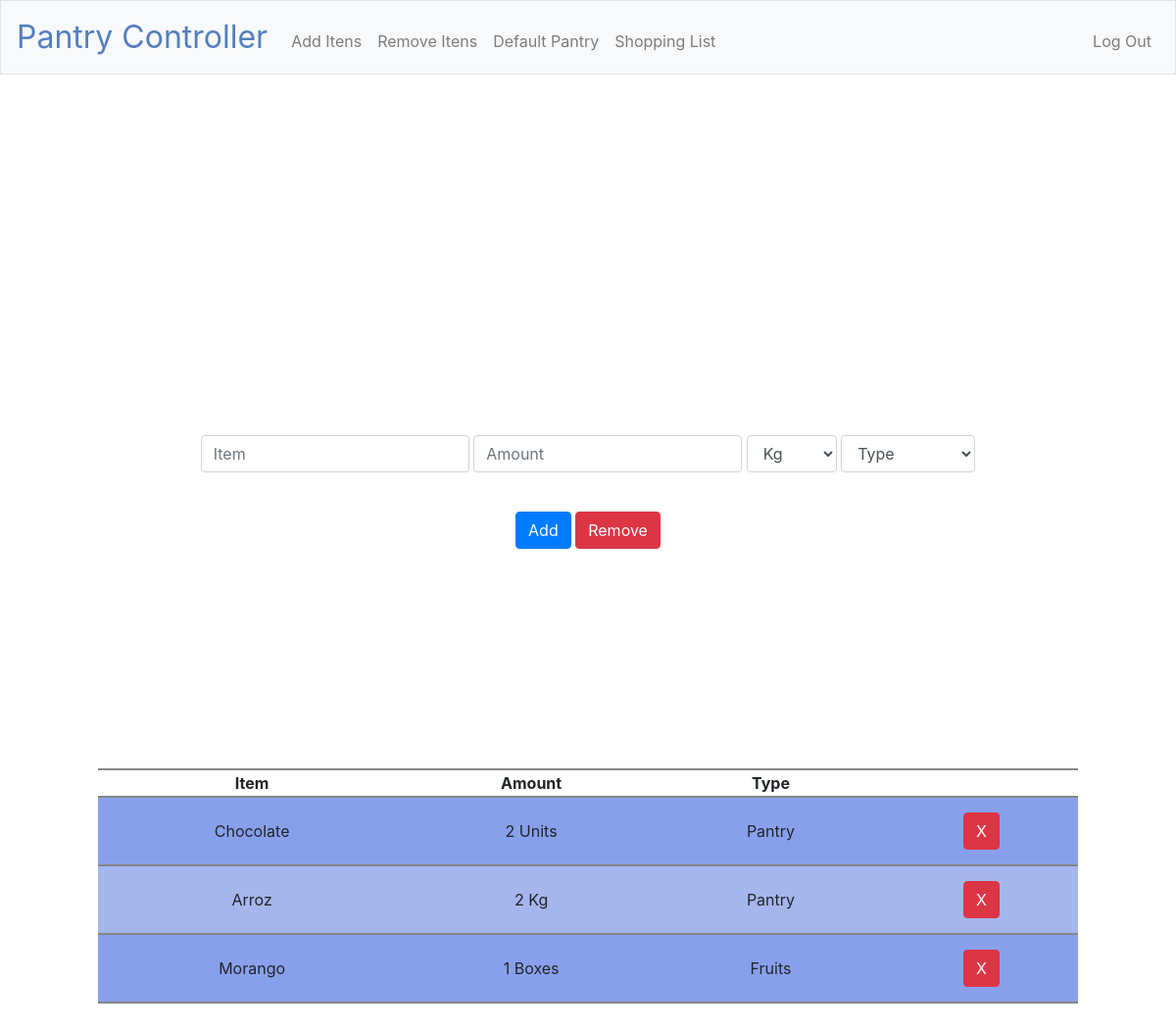
The page /default (signed in) on the database its author committed.
### tables this page shows
CREATE TABLE "default_pantry" ('user_id' integer NOT NULL, 'item' text NOT NULL, 'amount' integer NOT NULL, 'unit' text NOT NULL, 'type' text);

### application.py (the view)
@app.route("/default", methods=["GET", "POST"])
@login_required
def default():
    if request.method == "POST":
        if not request.form.get("item"):
            flash("must add the item's name", "warning")
            return redirect(request.url)
        if not request.form.get("amount"):
            flash("must add an amount", "warning")
            return redirect(request.url)
        if not request.form.get("type"):
            flash("Select a valid type", "warning")
            return redirect(request.url)
        amount = request.form.get("amount")
        try:
            float(amount)
        except:
            flash("amount must be a number", "warning")
            return redirect(request.url)
        user = db.execute("SELECT item, amount FROM default_pantry WHERE user_id=? AND item=? AND type=? AND unit=?", session["user_id"], request.form.get("item").upper(), request.form.get("type"), request.form.get("unit"))
        if request.form["action"] == "add":
            if len(user) < 1:
                db.execute("INSERT INTO default_pantry (user_id ,item, amount, unit, type) VALUES(?, ?, ?, ?, ?)", session["user_id"], request.form.get("item").upper(), request.form.get("amount"), request.form.get("unit"), request.form.get("type"))
                flash("item added to default pantry!", "success")
                return redirect(request.url)
            else:
                print(user)
                db.execute("UPDATE default_pantry SET amount=? WHERE item=? AND user_id=? AND type=? AND unit=?", (user[0]["amount"] + float(request.form.get("amount"))), request.form.get("item").upper(), session["user_id"], request.form.get("type"), request.form.get("unit"))
                flash("item added to default pantry!", "success")
                return redirect(request.url)
        elif request.form["action"] == "x":
            if len(user) < 1 or int(request.form.get("amount")) > user[0]["amount"]:
                flash("you don't have enough of this item", "warning")
                return redirect(request.url)
            else:
                if (int(request.form.get("amount")) - user[0]["amount"]) == 0:
                    db.execute("DELETE FROM default_pantry WHERE user_id=? AND item=? AND type=? AND unit=?", session["user_id"], request.form.get("item").upper(), request.form.get("type"), request.form.get("unit"))
                else:
                    db.execute("UPDATE default_pantry SET amount=? WHERE user_id=? AND item=? AND type=? AND unit=?", (user[0]["amount"] - float(request.form.get("amount"))), session["user_id"], request.form.get("item").upper(), request.form.get("type"), request.form.get("unit"))
                flash("item removed from pantry!", "success")
                return redirect(request.url)
    else:
        storage = db.execute("SELECT item, amount, unit, type FROM default_pantry WHERE user_id=?", session["user_id"])
        if len(storage) < 1:
            flash("Itens added will be shown here!", "warning")
            return render_template("default.html", storage="")
        else:
            for item in storage:
                item["item"] = item["item"].title()
            return render_template("default.html", storage=storage)

### application.py (called while the page is built)
@app.after_request
def after_request(response):
    response.headers["Cache-Control"] = "no-cache, no-store, must-revalidate"
    response.headers["Expires"] = 0
    response.headers["Pragma"] = "no-cache"
    return response

### helpers.py (called while the page is built)
def login_required(f):
    @wraps(f)
    def decorated_function(*args, **kwargs):
        if session.get("user_id") is None:
            return redirect("/login")
        return f(*args, **kwargs)
    return decorated_function

### templates/default.html (shortened to what this page needs)
{% extends "layout.html" %}
{% block main %}
    <div class="container-fluid">
        <div class="row justify-content-center" id="spacer">
            <form action="/default" method="post">
                    <input autocomplete="off" autofocus class="form-control" name="item" placeholder="Item" type="text">
                    <input autocomplete="off"  class="form-control" name="amount" placeholder="Amount" type="text">
                    <select name="unit" class="form-control" id="sel1">
                        <option>Kg</option>
                    </select>
                    <select name="type" class="form-control" id="sel1">
                        <option value="" selected disabled>Type</option>
                    </select>
                    <div id="buttons">
                        <button class="btn btn-primary" name="action" id="add" value="add" type="submit">Add</button>
                        <button class="btn btn-danger" name="action" id="x" value="x" type="submit">Remove</button>
                    </div>
            </form>
        </div>
        {% if storage != ""%}
            <div id="index_table" class="row justify-content-center">
                <table>
                    <tr>
                        <th>Item</th>
                        <th>Amount</th>
                        <th>Type</th>
                        <th>    </th>
                    </tr>
                    <tr id="test">
                        {% for row in storage %}
                            <tr>
                                <td>{{row.item}}</td>
                                <td>{{row.amount}} {{row.unit}}</td>
                                <td>{{row.type}}</td>
                                <td>
                                    <button class="btn btn-danger" id="{{row.item}} {{row.unit}} {{row.type}}" type="submit">X</button>
                                </td>
                            </tr>
                        {% endfor %}
                    </tr>
                </table>
            </div>
        {% endif %}
    </div>
{% endblock %}

### templates/layout.html (shortened to what this page needs)
<!DOCTYPE html>
<html lang="en">
    <head>
        <link rel="stylesheet" href="https://cdn.jsdelivr.net/npm/bootstrap@4.5.3/dist/css/bootstrap.min.css">
        <link href="/static/styles.css" rel="stylesheet">
        <link rel="stylesheet" href="https://releases.jquery.com/git/ui/jquery-ui-git.css" />
    </head>
    <body>
        <nav class="navbar navbar-expand-md navbar-light bg-light border">
            <a class="navbar-brand" href="/"><span class="blue">Pantry Controller</span> </a>
            <div class="collapse navbar-collapse" id="navbar">
                {% if session.user_id %}
                    <ul class="navbar-nav mr-auto mt-2">
                        <li class="nav-item"><a class="nav-link" href="/add_item">Add Itens</a></li>
                        <li class="nav-item"><a class="nav-link" href="/remove">Remove Itens</a></li>
                        <li class="nav-item"><a class="nav-link" href="/default">Default Pantry</a></li>
                        <li class="nav-item"><a class="nav-link" href="/shopping_list">Shopping List</a></li>
                    </ul>
                    <ul class="navbar-nav ml-auto mt-2">
                        <li class="nav-item"><a class="nav-link" href="/logout">Log Out</a></li>
                    </ul>
                {% else %}
                    <ul class="navbar-nav ml-auto mt-2">
                        <li class="nav-item"><a class="nav-link" href="/register">Register</a></li>
                        <li class="nav-item"><a class="nav-link" href="/login">Log In</a></li>
                    </ul>
                {% endif %}
            </div>
        </nav>
        <main class="container p-5">
            {% block main %}{% endblock %}
        </main>
    </body>
</html>

### static/styles.css (style rules this page uses)
nav .navbar-brand { font-size: xx-large; }
nav .navbar-brand .blue { color: #537fbe; }
main .form-control { display: inline-block; width: auto; }
main { overflow-x: auto; text-align: center; }
tr:nth-child(even) { background: #a5b6ed }
tr:nth-child(odd) { background: #88a0ec }
thead, tr { border-top: 2px solid #858686; border-bottom: 2px solid #858686; }
td { padding: 15px; }
table { width: 1000px; max-width: 100%; opacity: 20; }
th { background: #fff; }
#index_table { padding-top: 2rem; padding-bottom: 10rem; }
#spacer { padding-top: 20rem; padding-bottom: 10rem; }
#buttons { padding-top: 2rem; padding-bottom: 2rem; }
.form-control { margin-bottom: 0.5rem; }

### rows shown on the page
default_pantry: item "Chocolate", amount "2", unit "Units", type "Pantry"
default_pantry: item "Arroz", amount "2", unit "Kg", type "Pantry"
default_pantry: item "Morango", amount "1", unit "Boxes", type "Fruits"
